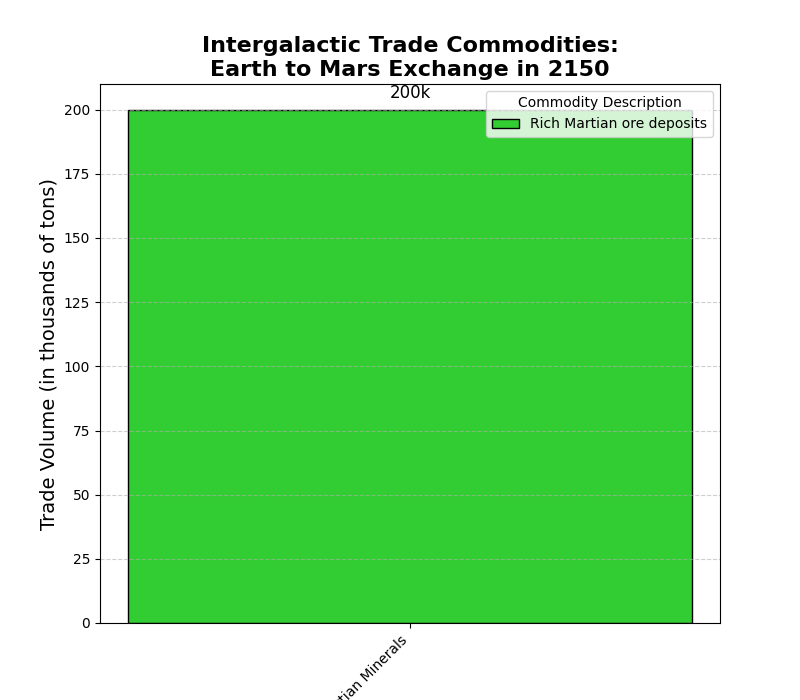

Python code for this plot:
import matplotlib.pyplot as plt
import numpy as np

commodities = ['Martian Minerals']
trade_volumes = [200]

# Shuffled color for the bar
# Original color was ['#FF5733']
shuffled_colors = ['#32CD32']  # Swapped with a new color

fig, ax1 = plt.subplots(1, 1, figsize=(8, 7))
bars = ax1.bar(np.arange(len(commodities)), trade_volumes, color=shuffled_colors, edgecolor='black')

ax1.set_title('Intergalactic Trade Commodities:\nEarth to Mars Exchange in 2150', fontsize=16, fontweight='bold')
ax1.set_xlabel('Commodity', fontsize=14)
ax1.set_ylabel('Trade Volume (in thousands of tons)', fontsize=14)
ax1.set_xticks(np.arange(len(commodities)))
ax1.set_xticklabels(commodities, rotation=45, ha='right')

for bar in bars:
    yval = bar.get_height()
    ax1.text(bar.get_x() + bar.get_width() / 2, yval + 3, f'{yval}k', ha='center', va='bottom', fontsize=12)

ax1.legend(bars, ['Rich Martian ore deposits'], title='Commodity Description', loc='upper right')
ax1.yaxis.grid(True, linestyle='--', alpha=0.6)

plt.show()
